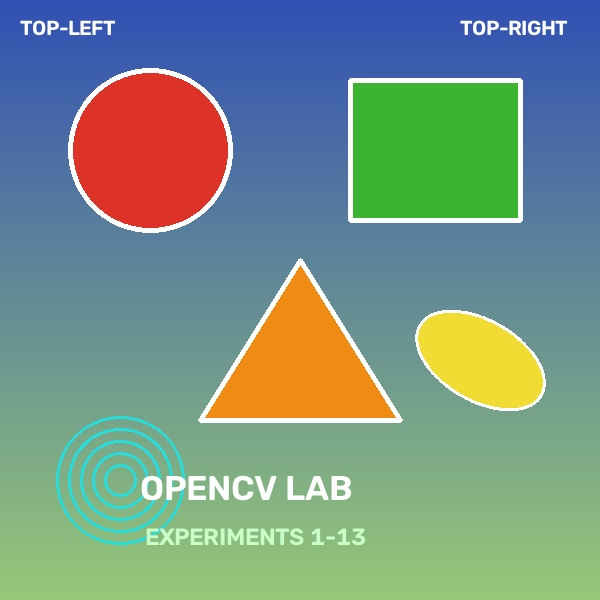
#> input picture LAB/photo.jpg, 600 x 600 px
$ python 'experiment 36.py'
#> lines starting #> are read from the running program, lines starting #| are printed output that depends on the picture; after the words box and inside, x2 and y2 are one past the last pixel; in counts of white or black regions, pixels touching at a corner belong together
"""
EXPERIMENT 36: Write a Python function to subtract the background of the given input image based on color levels using Open CV.

AIM:
    To perform background subtraction on an input image based on color level thresholding in the HSV color space using OpenCV.

PROCEDURE:
    1. Import cv2 and numpy.
    2. Read the input color image.
    3. Convert the color space from BGR to HSV using cv2.cvtColor(image, cv2.COLOR_BGR2HSV).
    4. Determine the HSV color range representing the background (e.g. blue sky and cloud levels).
    5. Generate a binary background mask using cv2.inRange().
    6. Invert the mask using cv2.bitwise_not() to obtain the foreground mask.
    7. Apply cv2.bitwise_and() to isolate foreground objects with the background subtracted (blackened).
    8. Save and display the background-subtracted output image.

INPUT:
    photo.jpg (Source image)

OUTPUT:
    experiment 36_output.jpg (Output image)

RESULT:
    Thus, background subtraction based on color levels was successfully performed using HSV color thresholding in OpenCV.
"""

# ==================== PROGRAM CODE ====================
import cv2
import numpy as np

image = cv2.imread("photo.jpg")
#> image is the input picture: shape (600, 600, 3); mean B, G, R 133.6, 146.9, 119.8
hsv = cv2.cvtColor(image, cv2.COLOR_BGR2HSV)
#> hsv: shape (600, 600, 3); mean H, S, V 74.8, 120, 180.5

# HSV range for sky background
lower_sky = np.array([90, 20, 150])
upper_sky = np.array([130, 255, 255])

# Mask background and compute inverse for foreground
bg_mask = cv2.inRange(hsv, lower_sky, upper_sky)
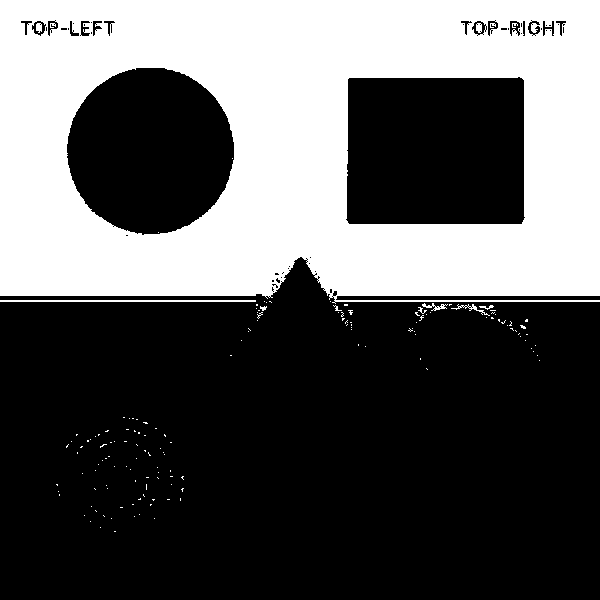
#> bg_mask: shape (600, 600); 36% white; 154 white regions (143 under 20 px), largest, box (x1, y1, x2, y2) and area: (0, 0, 600, 304) 128196, (0, 300, 256, 302) 512, (451, 304, 490, 316) 87
fg_mask = cv2.bitwise_not(bg_mask)

# Subtract background
bg_subtracted = cv2.bitwise_and(image, image, mask=fg_mask)
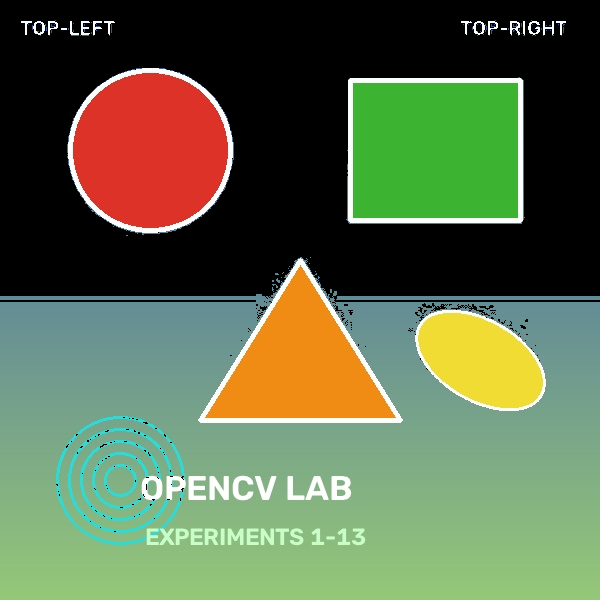
#> bg_subtracted: shape (600, 600, 3); mean B, G, R 74.2, 107.3, 92.7

# Save and display
cv2.imwrite("experiment 36_output.jpg", bg_subtracted)
cv2.imshow("Background Subtracted Image", bg_subtracted)
cv2.waitKey(1000)
cv2.destroyAllWindows()
print("Background subtraction complete.")

print("RESULT: Thus, background subtraction based on color levels was successfully performed using HSV color thresholding in OpenCV.")

$ run again, with LAB/experiment 10_y_axis_flipped.jpg copied over LAB/photo.jpg
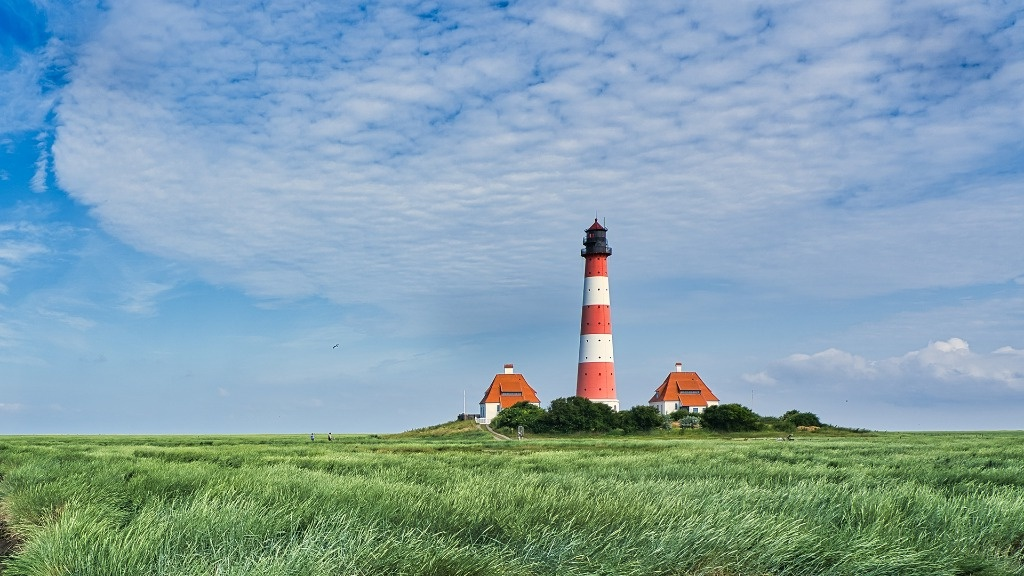
#> input picture LAB/experiment 10_y_axis_flipped.jpg, 1024 x 576 px
#> image is the input picture: shape (576, 1024, 3); mean B, G, R 170.9, 160.8, 129.9
#> hsv: shape (576, 1024, 3); mean H, S, V 89.1, 91, 186.1
#> `bg_mask = cv2.inRange(hsv, lower_sky, upper_sky)`:
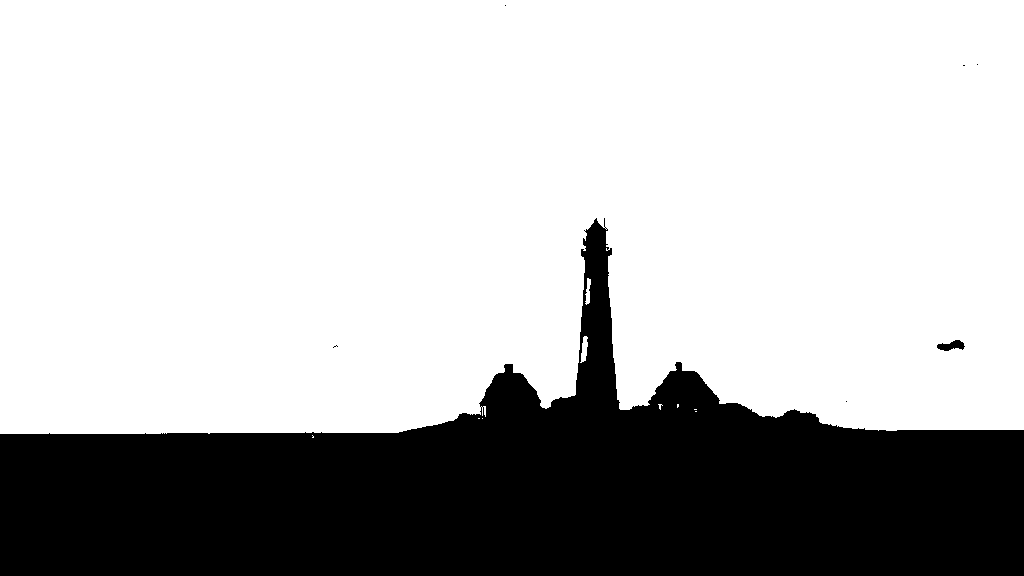
#> bg_mask: shape (576, 1024); 71.9% white; 7 black regions (5 under 20 px), largest, box (x1, y1, x2, y2) and area: (0, 218, 1024, 576) 165276, (937, 340, 965, 351) 186
#> `bg_subtracted = cv2.bitwise_and(image, image, mask=fg_mask)`:
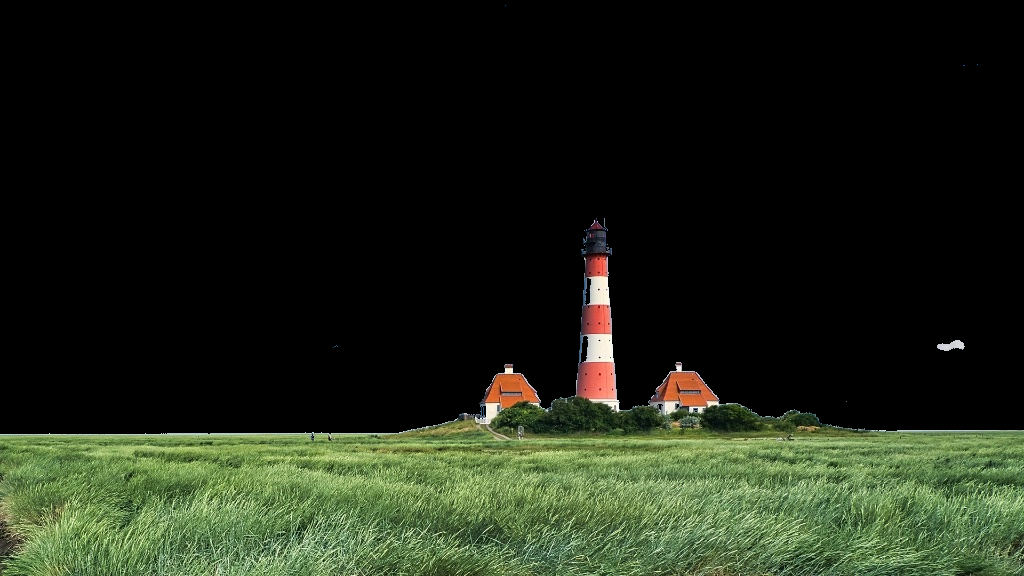
#> bg_subtracted: shape (576, 1024, 3); mean B, G, R 22.8, 37.1, 30.1
